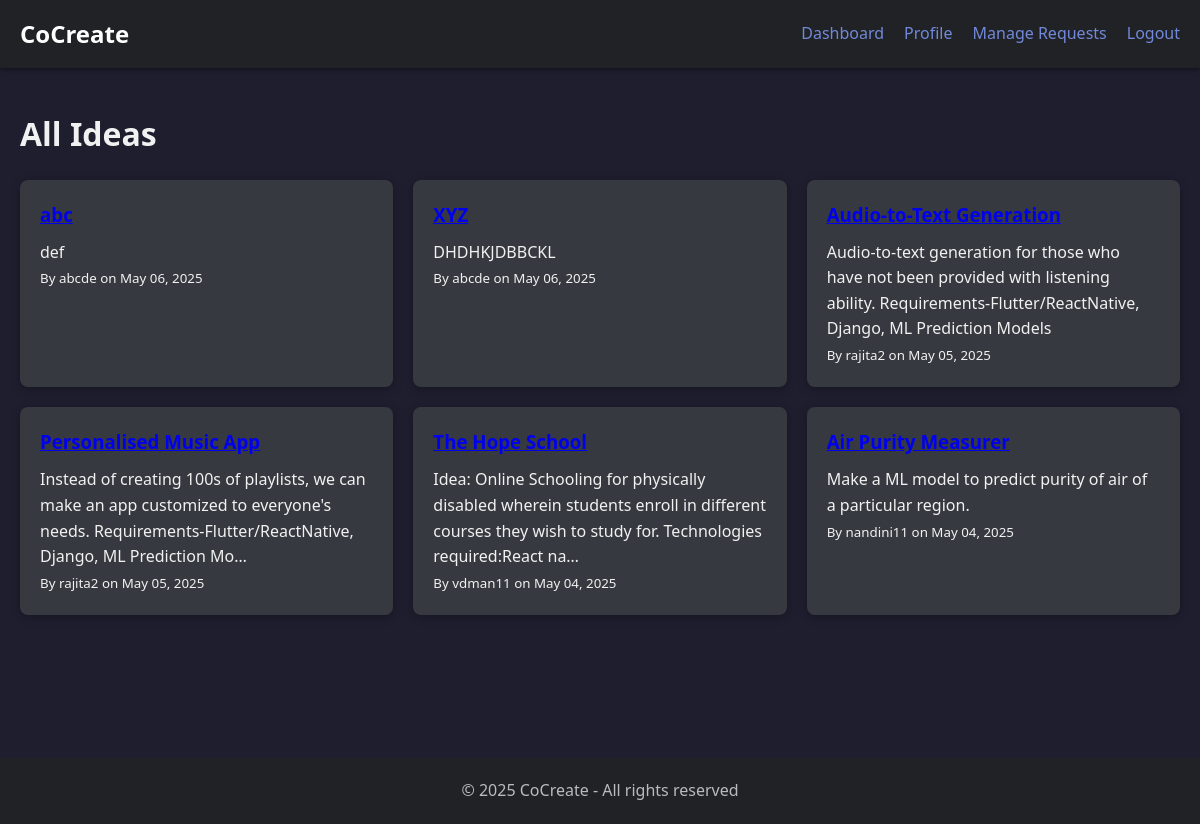
Screenshot of /ideas/ (signed in) with the database file from the repository.
### ideas/models.py (models this page shows, shortened)
class Idea(models.Model):
    STATUS_CHOICES = [
        ('draft', 'Draft'),
        ('published', 'Published'),
    ]
    title = models.CharField(max_length=200)
    description = models.TextField()
    categories = models.ManyToManyField(Category, related_name='ideas')
    created_by = models.ForeignKey(User, on_delete=models.CASCADE, related_name='ideas')
    created_at = models.DateTimeField(auto_now_add=True)
    updated_at = models.DateTimeField(auto_now=True)
    collaborators = models.ManyToManyField(User, related_name='collaborated_ideas', blank=True)
    max_collaborators = models.IntegerField(default=3)

### ideas/views.py (the view)
# urls.py: path('', views.idea_list, name='idea_list'),
@login_required
def idea_list(request):
    query = request.GET.get('q', '')
    category_id = request.GET.get('category', '')
    ideas = Idea.objects.all().order_by('-created_at')
    if query:
        ideas = ideas.filter(
            Q(title__icontains=query) |
            Q(description__icontains=query)
        )
    if category_id:
        ideas = ideas.filter(categories__id=category_id)
    categories = Category.objects.all()
    return render(request, 'ideas/idea_list.html', {
        'ideas': ideas,
        'categories': categories,
        'query': query,
        'selected_category': int(category_id) if category_id else None
    })

### templates/ideas/idea_list.html (shortened to what this page needs)
{% extends 'base.html' %}
{% load static %}
{% block extra_css %}
<link rel="stylesheet" href="{% static 'css/ideas.css' %}">
{% endblock %}
{% block content %}
<h1>All Ideas</h1>
<div class="ideas-list">
  {% for idea in ideas %}
    <div class="idea-card">
      <h3><a href="{% url 'idea_detail' idea.pk %}">{{ idea.title }}</a></h3>
      <p>{{ idea.description|truncatechars:150 }}</p>
      <small>By {{ idea.created_by.username }} on {{ idea.created_at|date:"M d, Y" }}</small>
    </div>
  {% empty %}
    <p>No ideas have been submitted yet.</p>
  {% endfor %}
</div>
{% endblock %}

### static/css/base.css (style rules this page uses)
* { margin: 0; padding: 0; box-sizing: border-box; }
body { font-family: 'Segoe UI', Tahoma, Geneva, Verdana, sans-serif; line-height: 1.6; color: #dcddde; background-color: #2f3136; }
.ideas-list { display: grid; grid-template-columns: repeat(auto-fill, minmax(300px, 1fr)); gap: 20px; margin-top: 20px; }
.idea-card { background-color: #36393f; border-radius: 8px; padding: 20px; box-shadow: 0 2px 10px rgba(0, 0, 0, 0.3); transition: transform 0.3s, box-shadow 0.3s; }
.idea-card h3 { margin-top: 0; margin-bottom: 10px; color: #ffffff; }

### static/css/ideas.css (style rules this page uses)
.ideas-list { list-style: none; padding: 0; }
:root { --bg-color: #1e1e2f; --card-bg: #2c2c3c; --text-color: #f1f1f1; --subtext-color: #a0a0b0; --accent: #3498db; --accent-light: #4fa3e3; --border-color: #3a3a4d; --accent-rgb: 52, 152, 219; --secondary-btn: #5a6268; --secondary-hover: #4d555b; --input-bg: #1a1a28; }
body { background-color: var(--bg-color); color: var(--text-color); }
:root { --bg-color: #1e1e2f; --card-bg: #2c2c3c; --text-color: #f1f1f1; --subtext-color: #a0a0b0; --accent: #3498db; --accent-light: #4fa3e3; --border-color: #3a3a4d; --accent-rgb: 52, 152, 219; }

### rows the page displays
Idea: title "abc", description "def", created_by.username "abcde", created_at "May 06, 2025"
Idea: title "XYZ", description "DHDHKJDBBCKL", created_by.username "abcde", created_at "May 06, 2025"
Idea: title "Audio-to-Text Generation", description "Audio-to-text generation for those who have not been provided with listening ability. Requirements-Flutter/ReactNative, Django, ML Prediction Models", created_by.username "rajita2", created_at "May 05, 2025"
Idea: title "Personalised Music App", description "Instead of creating 100s of playlists, we can make an app customized to everyone's needs. Requirements-Flutter/ReactNative, Django, ML Prediction Mo…", created_by.username "rajita2", created_at "May 05, 2025"
Idea: title "The Hope School", description "Idea: Online Schooling for physically disabled wherein students enroll in different courses they wish to study for. Technologies required:React na…", created_by.username "vdman11", created_at "May 04, 2025"
Idea: title "Air Purity Measurer", description "Make a ML model to predict purity of air of a particular region.", created_by.username "nandini11", created_at "May 04, 2025"
